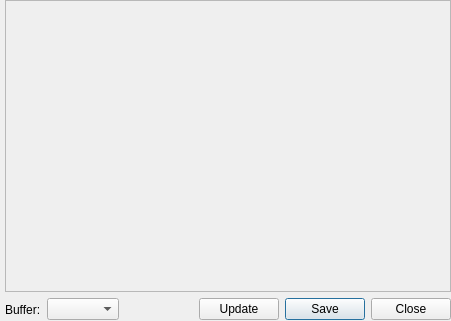
<?xml version="1.0" encoding="UTF-8"?>
<ui version="4.0">
 <class>RenderTargetView</class>
 <widget class="QWidget" name="RenderTargetView">
  <property name="geometry">
   <rect>
    <x>0</x>
    <y>0</y>
    <width>451</width>
    <height>321</height>
   </rect>
  </property>
  <property name="windowTitle">
   <string>Form</string>
  </property>
  <layout class="QGridLayout">
   <property name="leftMargin">
    <number>5</number>
   </property>
   <property name="topMargin">
    <number>0</number>
   </property>
   <property name="rightMargin">
    <number>0</number>
   </property>
   <property name="bottomMargin">
    <number>0</number>
   </property>
   <item row="0" column="0" colspan="5">
    <widget class="QFrame" name="m_frame">
     <property name="sizePolicy">
      <sizepolicy hsizetype="Expanding" vsizetype="Expanding">
       <horstretch>0</horstretch>
       <verstretch>0</verstretch>
      </sizepolicy>
     </property>
     <property name="contextMenuPolicy">
      <enum>Qt::ActionsContextMenu</enum>
     </property>
     <property name="frameShape">
      <enum>QFrame::StyledPanel</enum>
     </property>
     <property name="frameShadow">
      <enum>QFrame::Sunken</enum>
     </property>
    </widget>
   </item>
   <item row="1" column="0">
    <widget class="QLabel" name="label_2">
     <property name="text">
      <string>Buffer:</string>
     </property>
    </widget>
   </item>
   <item row="1" column="1">
    <widget class="QComboBox" name="m_buffer"/>
   </item>
   <item row="1" column="2">
    <spacer>
     <property name="orientation">
      <enum>Qt::Horizontal</enum>
     </property>
     <property name="sizeHint" stdset="0">
      <size>
       <width>16</width>
       <height>23</height>
      </size>
     </property>
    </spacer>
   </item>
   <item row="1" column="3">
    <widget class="QPushButton" name="m_updateButton">
     <property name="text">
      <string>Update</string>
     </property>
    </widget>
   </item>
   <item row="1" column="4">
    <widget class="QDialogButtonBox" name="m_buttonBox">
     <property name="sizePolicy">
      <sizepolicy hsizetype="Fixed" vsizetype="Fixed">
       <horstretch>0</horstretch>
       <verstretch>0</verstretch>
      </sizepolicy>
     </property>
     <property name="standardButtons">
      <set>QDialogButtonBox::Close|QDialogButtonBox::Save</set>
     </property>
    </widget>
   </item>
  </layout>
  <action name="m_actionNormalSize">
   <property name="text">
    <string>1:1</string>
   </property>
   <property name="shortcut">
    <string>Space</string>
   </property>
  </action>
  <action name="m_actionZoomIn">
   <property name="text">
    <string>Zoom In</string>
   </property>
   <property name="shortcut">
    <string>+</string>
   </property>
  </action>
  <action name="m_actionZoomOut">
   <property name="text">
    <string>Zoom Out</string>
   </property>
   <property name="shortcut">
    <string>-</string>
   </property>
  </action>
  <action name="m_actionClose">
   <property name="text">
    <string>Close</string>
   </property>
   <property name="shortcut">
    <string>Esc</string>
   </property>
  </action>
 </widget>
 <resources/>
 <connections>
  <connection>
   <sender>m_actionClose</sender>
   <signal>triggered()</signal>
   <receiver>RenderTargetView</receiver>
   <slot>close()</slot>
   <hints>
    <hint type="sourcelabel">
     <x>-1</x>
     <y>-1</y>
    </hint>
    <hint type="destinationlabel">
     <x>255</x>
     <y>160</y>
    </hint>
   </hints>
  </connection>
 </connections>
</ui>
